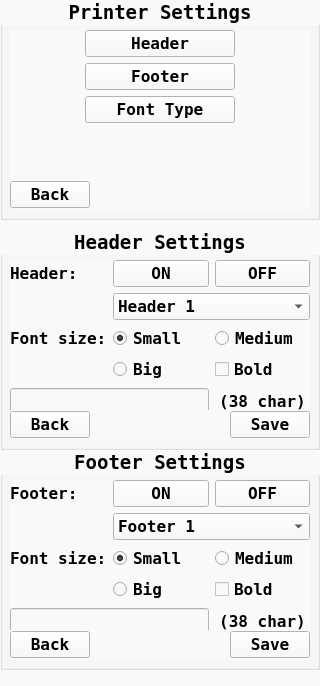
<?xml version="1.0" encoding="UTF-8"?>
<ui version="4.0">
 <class>PrinterSettings</class>
 <widget class="QWidget" name="PrinterSettings">
  <property name="geometry">
   <rect>
    <x>0</x>
    <y>0</y>
    <width>320</width>
    <height>686</height>
   </rect>
  </property>
  <property name="windowTitle">
   <string>Form</string>
  </property>
  <property name="styleSheet">
   <string notr="true">background-color: rgb(249, 249, 249);</string>
  </property>
  <widget class="QGroupBox" name="groupBox_Header">
   <property name="geometry">
    <rect>
     <x>0</x>
     <y>230</y>
     <width>320</width>
     <height>220</height>
    </rect>
   </property>
   <property name="title">
    <string/>
   </property>
   <widget class="QLabel" name="label_2">
    <property name="geometry">
     <rect>
      <x>0</x>
      <y>0</y>
      <width>320</width>
      <height>25</height>
     </rect>
    </property>
    <property name="font">
     <font>
      <family>DejaVu Sans Mono</family>
      <pointsize>14</pointsize>
      <weight>75</weight>
      <bold>true</bold>
     </font>
    </property>
    <property name="text">
     <string>Header Settings</string>
    </property>
    <property name="alignment">
     <set>Qt::AlignCenter</set>
    </property>
   </widget>
   <widget class="QWidget" name="gridLayoutWidget">
    <property name="geometry">
     <rect>
      <x>10</x>
      <y>30</y>
      <width>300</width>
      <height>157</height>
     </rect>
    </property>
    <layout class="QGridLayout" name="gridLayout">
     <item row="0" column="0">
      <widget class="QLabel" name="label_5">
       <property name="font">
        <font>
         <family>DejaVu Sans Mono</family>
         <pointsize>12</pointsize>
         <weight>75</weight>
         <bold>true</bold>
        </font>
       </property>
       <property name="text">
        <string>Header:</string>
       </property>
      </widget>
     </item>
     <item row="5" column="2">
      <widget class="QLabel" name="label_header_char_info">
       <property name="font">
        <font>
         <family>DejaVu Sans Mono</family>
         <pointsize>12</pointsize>
         <weight>75</weight>
         <bold>true</bold>
        </font>
       </property>
       <property name="text">
        <string>(38 char)</string>
       </property>
       <property name="alignment">
        <set>Qt::AlignCenter</set>
       </property>
      </widget>
     </item>
     <item row="3" column="1">
      <widget class="QRadioButton" name="radioButton_H_small">
       <property name="font">
        <font>
         <family>DejaVu Sans Mono</family>
         <pointsize>12</pointsize>
         <weight>75</weight>
         <bold>true</bold>
        </font>
       </property>
       <property name="text">
        <string>Small</string>
       </property>
       <property name="checked">
        <bool>true</bool>
       </property>
      </widget>
     </item>
     <item row="3" column="0">
      <widget class="QLabel" name="label_6">
       <property name="font">
        <font>
         <family>DejaVu Sans Mono</family>
         <pointsize>12</pointsize>
         <weight>75</weight>
         <bold>true</bold>
        </font>
       </property>
       <property name="text">
        <string>Font size:</string>
       </property>
      </widget>
     </item>
     <item row="0" column="1">
      <widget class="QPushButton" name="pushButton_H_on">
       <property name="font">
        <font>
         <family>DejaVu Sans Mono</family>
         <pointsize>12</pointsize>
         <weight>75</weight>
         <bold>true</bold>
        </font>
       </property>
       <property name="text">
        <string>ON</string>
       </property>
       <property name="autoDefault">
        <bool>true</bool>
       </property>
      </widget>
     </item>
     <item row="4" column="1">
      <widget class="QRadioButton" name="radioButton_H_big">
       <property name="font">
        <font>
         <family>DejaVu Sans Mono</family>
         <pointsize>12</pointsize>
         <weight>75</weight>
         <bold>true</bold>
        </font>
       </property>
       <property name="text">
        <string>Big</string>
       </property>
      </widget>
     </item>
     <item row="4" column="2">
      <widget class="QCheckBox" name="checkBox_H_bold">
       <property name="font">
        <font>
         <family>DejaVu Sans Mono</family>
         <pointsize>12</pointsize>
         <weight>75</weight>
         <bold>true</bold>
        </font>
       </property>
       <property name="text">
        <string>Bold</string>
       </property>
      </widget>
     </item>
     <item row="3" column="2">
      <widget class="QRadioButton" name="radioButton_H_medium">
       <property name="font">
        <font>
         <family>DejaVu Sans Mono</family>
         <pointsize>12</pointsize>
         <weight>75</weight>
         <bold>true</bold>
        </font>
       </property>
       <property name="text">
        <string>Medium</string>
       </property>
      </widget>
     </item>
     <item row="5" column="0" colspan="2">
      <widget class="QLineEdit" name="lineEdit_header">
       <property name="font">
        <font>
         <family>DejaVu Sans Mono</family>
         <pointsize>12</pointsize>
         <weight>75</weight>
         <bold>true</bold>
        </font>
       </property>
       <property name="maxLength">
        <number>38</number>
       </property>
      </widget>
     </item>
     <item row="0" column="2">
      <widget class="QPushButton" name="pushButton_H_off">
       <property name="font">
        <font>
         <family>DejaVu Sans Mono</family>
         <pointsize>12</pointsize>
         <weight>75</weight>
         <bold>true</bold>
        </font>
       </property>
       <property name="text">
        <string>OFF</string>
       </property>
       <property name="autoDefault">
        <bool>true</bool>
       </property>
      </widget>
     </item>
     <item row="1" column="1" colspan="2">
      <widget class="QComboBox" name="comboBox_heade_line">
       <property name="font">
        <font>
         <family>DejaVu Sans Mono</family>
         <pointsize>12</pointsize>
         <weight>75</weight>
         <bold>true</bold>
        </font>
       </property>
       <item>
        <property name="text">
         <string>Header 1</string>
        </property>
       </item>
       <item>
        <property name="text">
         <string>Header 2</string>
        </property>
       </item>
       <item>
        <property name="text">
         <string>Header 3</string>
        </property>
       </item>
       <item>
        <property name="text">
         <string>Header 4</string>
        </property>
       </item>
       <item>
        <property name="text">
         <string>Header 5</string>
        </property>
       </item>
       <item>
        <property name="text">
         <string>Header 6</string>
        </property>
       </item>
      </widget>
     </item>
    </layout>
   </widget>
   <widget class="QWidget" name="horizontalLayoutWidget_2">
    <property name="geometry">
     <rect>
      <x>10</x>
      <y>180</y>
      <width>300</width>
      <height>30</height>
     </rect>
    </property>
    <layout class="QHBoxLayout" name="horizontalLayout_2">
     <item>
      <widget class="QPushButton" name="pushButton_H_back">
       <property name="font">
        <font>
         <family>DejaVu Sans Mono</family>
         <pointsize>12</pointsize>
         <weight>75</weight>
         <bold>true</bold>
        </font>
       </property>
       <property name="text">
        <string>Back</string>
       </property>
       <property name="autoDefault">
        <bool>true</bool>
       </property>
      </widget>
     </item>
     <item>
      <spacer name="horizontalSpacer_2">
       <property name="orientation">
        <enum>Qt::Horizontal</enum>
       </property>
       <property name="sizeHint" stdset="0">
        <size>
         <width>40</width>
         <height>20</height>
        </size>
       </property>
      </spacer>
     </item>
     <item>
      <widget class="QPushButton" name="pushButton_H_save">
       <property name="font">
        <font>
         <family>DejaVu Sans Mono</family>
         <pointsize>12</pointsize>
         <weight>75</weight>
         <bold>true</bold>
        </font>
       </property>
       <property name="text">
        <string>Save</string>
       </property>
       <property name="autoDefault">
        <bool>true</bool>
       </property>
      </widget>
     </item>
    </layout>
   </widget>
  </widget>
  <widget class="QGroupBox" name="groupBox_footer">
   <property name="geometry">
    <rect>
     <x>0</x>
     <y>450</y>
     <width>320</width>
     <height>220</height>
    </rect>
   </property>
   <property name="title">
    <string/>
   </property>
   <widget class="QLabel" name="label_4">
    <property name="geometry">
     <rect>
      <x>0</x>
      <y>0</y>
      <width>320</width>
      <height>25</height>
     </rect>
    </property>
    <property name="font">
     <font>
      <family>DejaVu Sans Mono</family>
      <pointsize>14</pointsize>
      <weight>75</weight>
      <bold>true</bold>
     </font>
    </property>
    <property name="text">
     <string>Footer Settings</string>
    </property>
    <property name="alignment">
     <set>Qt::AlignCenter</set>
    </property>
   </widget>
   <widget class="QWidget" name="gridLayoutWidget_2">
    <property name="geometry">
     <rect>
      <x>10</x>
      <y>30</y>
      <width>300</width>
      <height>163</height>
     </rect>
    </property>
    <layout class="QGridLayout" name="gridLayout_2">
     <item row="0" column="1">
      <widget class="QPushButton" name="pushButton_F_on">
       <property name="font">
        <font>
         <family>DejaVu Sans Mono</family>
         <pointsize>12</pointsize>
         <weight>75</weight>
         <bold>true</bold>
        </font>
       </property>
       <property name="text">
        <string>ON</string>
       </property>
       <property name="autoDefault">
        <bool>true</bool>
       </property>
      </widget>
     </item>
     <item row="2" column="0">
      <widget class="QLabel" name="label_7">
       <property name="font">
        <font>
         <family>DejaVu Sans Mono</family>
         <pointsize>12</pointsize>
         <weight>75</weight>
         <bold>true</bold>
        </font>
       </property>
       <property name="text">
        <string>Font size:</string>
       </property>
      </widget>
     </item>
     <item row="0" column="2">
      <widget class="QPushButton" name="pushButton_F_off">
       <property name="font">
        <font>
         <family>DejaVu Sans Mono</family>
         <pointsize>12</pointsize>
         <weight>75</weight>
         <bold>true</bold>
        </font>
       </property>
       <property name="text">
        <string>OFF</string>
       </property>
       <property name="autoDefault">
        <bool>true</bool>
       </property>
      </widget>
     </item>
     <item row="3" column="1">
      <widget class="QRadioButton" name="radioButton_F_big">
       <property name="font">
        <font>
         <family>DejaVu Sans Mono</family>
         <pointsize>12</pointsize>
         <weight>75</weight>
         <bold>true</bold>
        </font>
       </property>
       <property name="text">
        <string>Big</string>
       </property>
      </widget>
     </item>
     <item row="0" column="0">
      <widget class="QLabel" name="label_8">
       <property name="font">
        <font>
         <family>DejaVu Sans Mono</family>
         <pointsize>12</pointsize>
         <weight>75</weight>
         <bold>true</bold>
        </font>
       </property>
       <property name="text">
        <string>Footer:</string>
       </property>
      </widget>
     </item>
     <item row="5" column="0">
      <spacer name="verticalSpacer_3">
       <property name="orientation">
        <enum>Qt::Vertical</enum>
       </property>
       <property name="sizeHint" stdset="0">
        <size>
         <width>20</width>
         <height>40</height>
        </size>
       </property>
      </spacer>
     </item>
     <item row="2" column="1">
      <widget class="QRadioButton" name="radioButton_F_small">
       <property name="font">
        <font>
         <family>DejaVu Sans Mono</family>
         <pointsize>12</pointsize>
         <weight>75</weight>
         <bold>true</bold>
        </font>
       </property>
       <property name="text">
        <string>Small</string>
       </property>
       <property name="checked">
        <bool>true</bool>
       </property>
      </widget>
     </item>
     <item row="2" column="2">
      <widget class="QRadioButton" name="radioButton_F_medium">
       <property name="font">
        <font>
         <family>DejaVu Sans Mono</family>
         <pointsize>12</pointsize>
         <weight>75</weight>
         <bold>true</bold>
        </font>
       </property>
       <property name="text">
        <string>Medium</string>
       </property>
      </widget>
     </item>
     <item row="3" column="2">
      <widget class="QCheckBox" name="checkBox_F_bold">
       <property name="font">
        <font>
         <family>DejaVu Sans Mono</family>
         <pointsize>12</pointsize>
         <weight>75</weight>
         <bold>true</bold>
        </font>
       </property>
       <property name="text">
        <string>Bold</string>
       </property>
      </widget>
     </item>
     <item row="1" column="1" colspan="2">
      <widget class="QComboBox" name="comboBox_F_line">
       <property name="font">
        <font>
         <family>DejaVu Sans Mono</family>
         <pointsize>12</pointsize>
         <weight>75</weight>
         <bold>true</bold>
        </font>
       </property>
       <item>
        <property name="text">
         <string>Footer 1</string>
        </property>
       </item>
       <item>
        <property name="text">
         <string>Footer 2</string>
        </property>
       </item>
       <item>
        <property name="text">
         <string>Footer 3</string>
        </property>
       </item>
      </widget>
     </item>
     <item row="4" column="0" colspan="2">
      <widget class="QLineEdit" name="lineEdit_footer">
       <property name="font">
        <font>
         <family>DejaVu Sans Mono</family>
         <pointsize>12</pointsize>
         <weight>75</weight>
         <bold>true</bold>
        </font>
       </property>
       <property name="maxLength">
        <number>38</number>
       </property>
      </widget>
     </item>
     <item row="4" column="2">
      <widget class="QLabel" name="label_footer_char_info">
       <property name="font">
        <font>
         <family>DejaVu Sans Mono</family>
         <pointsize>12</pointsize>
         <weight>75</weight>
         <bold>true</bold>
        </font>
       </property>
       <property name="text">
        <string>(38 char)</string>
       </property>
       <property name="alignment">
        <set>Qt::AlignCenter</set>
       </property>
      </widget>
     </item>
    </layout>
   </widget>
   <widget class="QWidget" name="horizontalLayoutWidget_3">
    <property name="geometry">
     <rect>
      <x>10</x>
      <y>180</y>
      <width>300</width>
      <height>30</height>
     </rect>
    </property>
    <layout class="QHBoxLayout" name="horizontalLayout_3">
     <item>
      <widget class="QPushButton" name="pushButton_F_back">
       <property name="font">
        <font>
         <family>DejaVu Sans Mono</family>
         <pointsize>12</pointsize>
         <weight>75</weight>
         <bold>true</bold>
        </font>
       </property>
       <property name="text">
        <string>Back</string>
       </property>
       <property name="autoDefault">
        <bool>true</bool>
       </property>
      </widget>
     </item>
     <item>
      <spacer name="horizontalSpacer_3">
       <property name="orientation">
        <enum>Qt::Horizontal</enum>
       </property>
       <property name="sizeHint" stdset="0">
        <size>
         <width>40</width>
         <height>20</height>
        </size>
       </property>
      </spacer>
     </item>
     <item>
      <widget class="QPushButton" name="pushButton_F_save">
       <property name="font">
        <font>
         <family>DejaVu Sans Mono</family>
         <pointsize>12</pointsize>
         <weight>75</weight>
         <bold>true</bold>
        </font>
       </property>
       <property name="text">
        <string>Save</string>
       </property>
       <property name="autoDefault">
        <bool>true</bool>
       </property>
      </widget>
     </item>
    </layout>
   </widget>
  </widget>
  <widget class="QGroupBox" name="groupBox_menu">
   <property name="geometry">
    <rect>
     <x>0</x>
     <y>0</y>
     <width>320</width>
     <height>220</height>
    </rect>
   </property>
   <property name="title">
    <string/>
   </property>
   <widget class="QLabel" name="label">
    <property name="geometry">
     <rect>
      <x>0</x>
      <y>0</y>
      <width>320</width>
      <height>25</height>
     </rect>
    </property>
    <property name="font">
     <font>
      <family>DejaVu Sans Mono</family>
      <pointsize>14</pointsize>
      <weight>75</weight>
      <bold>true</bold>
     </font>
    </property>
    <property name="text">
     <string>Printer Settings</string>
    </property>
    <property name="alignment">
     <set>Qt::AlignCenter</set>
    </property>
   </widget>
   <widget class="QWidget" name="verticalLayoutWidget">
    <property name="geometry">
     <rect>
      <x>10</x>
      <y>30</y>
      <width>300</width>
      <height>150</height>
     </rect>
    </property>
    <layout class="QVBoxLayout" name="verticalLayout">
     <property name="leftMargin">
      <number>75</number>
     </property>
     <property name="rightMargin">
      <number>75</number>
     </property>
     <item>
      <widget class="QPushButton" name="pushButton_header_setting">
       <property name="font">
        <font>
         <family>DejaVu Sans Mono</family>
         <pointsize>12</pointsize>
         <weight>75</weight>
         <bold>true</bold>
        </font>
       </property>
       <property name="text">
        <string>Header</string>
       </property>
       <property name="autoDefault">
        <bool>true</bool>
       </property>
      </widget>
     </item>
     <item>
      <widget class="QPushButton" name="pushButton_footer_setting">
       <property name="font">
        <font>
         <family>DejaVu Sans Mono</family>
         <pointsize>12</pointsize>
         <weight>75</weight>
         <bold>true</bold>
        </font>
       </property>
       <property name="text">
        <string>Footer</string>
       </property>
       <property name="autoDefault">
        <bool>true</bool>
       </property>
      </widget>
     </item>
     <item>
      <widget class="QPushButton" name="pushButton_font_type">
       <property name="font">
        <font>
         <family>DejaVu Sans Mono</family>
         <pointsize>12</pointsize>
         <weight>75</weight>
         <bold>true</bold>
        </font>
       </property>
       <property name="text">
        <string>Font Type</string>
       </property>
       <property name="autoDefault">
        <bool>true</bool>
       </property>
      </widget>
     </item>
     <item>
      <spacer name="verticalSpacer">
       <property name="orientation">
        <enum>Qt::Vertical</enum>
       </property>
       <property name="sizeHint" stdset="0">
        <size>
         <width>20</width>
         <height>40</height>
        </size>
       </property>
      </spacer>
     </item>
    </layout>
   </widget>
   <widget class="QWidget" name="horizontalLayoutWidget">
    <property name="geometry">
     <rect>
      <x>10</x>
      <y>180</y>
      <width>300</width>
      <height>30</height>
     </rect>
    </property>
    <layout class="QHBoxLayout" name="horizontalLayout">
     <item>
      <widget class="QPushButton" name="pushButton_printer_settings_back">
       <property name="font">
        <font>
         <family>DejaVu Sans Mono</family>
         <pointsize>12</pointsize>
         <weight>75</weight>
         <bold>true</bold>
        </font>
       </property>
       <property name="text">
        <string>Back</string>
       </property>
       <property name="autoDefault">
        <bool>true</bool>
       </property>
      </widget>
     </item>
     <item>
      <spacer name="horizontalSpacer">
       <property name="orientation">
        <enum>Qt::Horizontal</enum>
       </property>
       <property name="sizeHint" stdset="0">
        <size>
         <width>40</width>
         <height>20</height>
        </size>
       </property>
      </spacer>
     </item>
    </layout>
   </widget>
  </widget>
 </widget>
 <tabstops>
  <tabstop>pushButton_header_setting</tabstop>
  <tabstop>pushButton_footer_setting</tabstop>
  <tabstop>pushButton_font_type</tabstop>
  <tabstop>pushButton_printer_settings_back</tabstop>
  <tabstop>pushButton_H_on</tabstop>
  <tabstop>pushButton_H_off</tabstop>
  <tabstop>comboBox_heade_line</tabstop>
  <tabstop>radioButton_H_small</tabstop>
  <tabstop>radioButton_H_medium</tabstop>
  <tabstop>radioButton_H_big</tabstop>
  <tabstop>checkBox_H_bold</tabstop>
  <tabstop>lineEdit_header</tabstop>
  <tabstop>pushButton_H_save</tabstop>
  <tabstop>pushButton_H_back</tabstop>
  <tabstop>pushButton_F_on</tabstop>
  <tabstop>pushButton_F_off</tabstop>
  <tabstop>comboBox_F_line</tabstop>
  <tabstop>radioButton_F_small</tabstop>
  <tabstop>radioButton_F_medium</tabstop>
  <tabstop>radioButton_F_big</tabstop>
  <tabstop>checkBox_F_bold</tabstop>
  <tabstop>lineEdit_footer</tabstop>
  <tabstop>pushButton_F_save</tabstop>
  <tabstop>pushButton_F_back</tabstop>
 </tabstops>
 <resources/>
 <connections/>
</ui>
